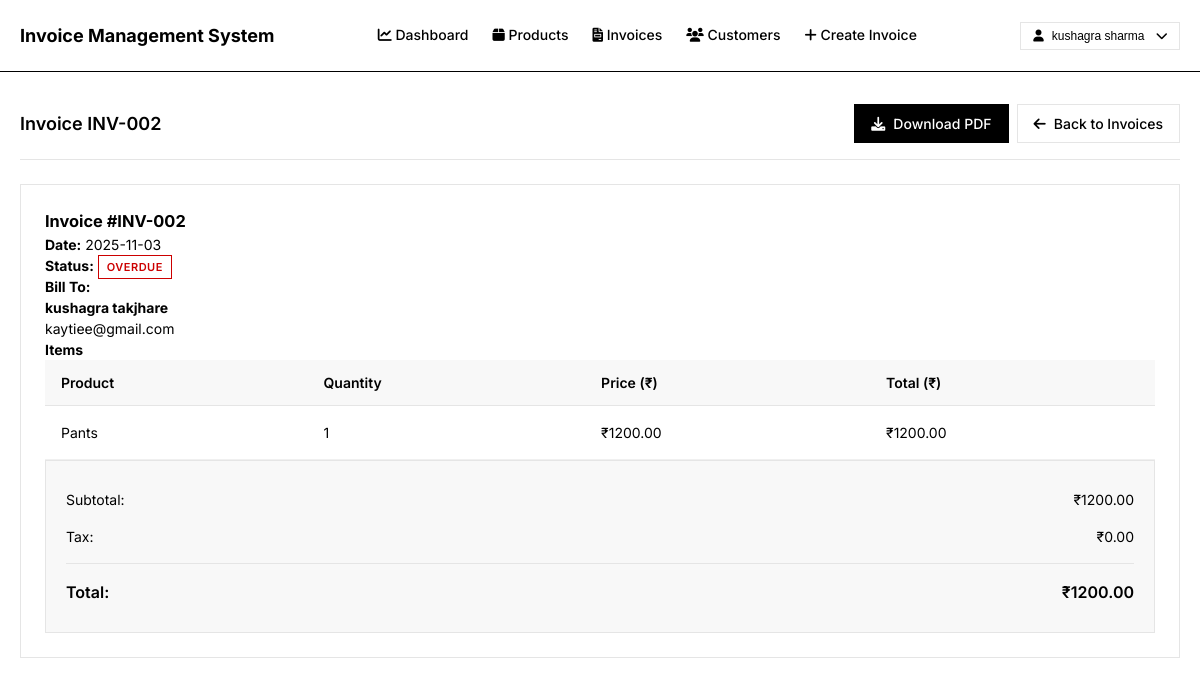
Screenshot of /invoice/INV-002 (signed in) with the database file from the repository.
### models.py (models this page shows, shortened)
class Invoice(db.Model):
    __tablename__ = 'invoices'
    invoice_no = db.Column(db.String(20), primary_key=True)  # INVOICE_NO
    invoice_datetime = db.Column(db.DateTime, nullable=False, default=datetime.utcnow)  # INVOICE_DATETIME
    status = db.Column(db.String(20), nullable=False, default='pending')  # STATUS
    tax = db.Column(db.Numeric(10, 2), nullable=False, default=0)  # TAX
    amount = db.Column(db.Numeric(10, 2), nullable=False)  # AMOUNT
    s_id = db.Column(db.String(10), db.ForeignKey('sellers.s_id'), nullable=False)  # S_ID (FK)
    c_id = db.Column(db.String(10), db.ForeignKey('customers.c_id'), nullable=False)  # C_ID (FK)
    invoice_items = db.relationship('InvoiceItem', backref='invoice', lazy=True, cascade='all, delete-orphan')
    @property
    def id(self):
        return self.invoice_no
    @property
    def date(self):
        return self.invoice_datetime.strftime('%Y-%m-%d')
    @property
    def customer_name(self):
        return self.customer.c_name
    @property
    def customer_email(self):
        return self.customer.c_email

class Customer(db.Model):
    __tablename__ = 'customers'
    c_id = db.Column(db.String(10), primary_key=True)    # C_ID
    c_name = db.Column(db.String(100), nullable=False)  # C_NAME
    c_email = db.Column(db.String(100), nullable=False, unique=True)  # C_EMAIL
    c_phone_no = db.Column(db.String(20), nullable=False)  # C_PHONE_NO
    c_address = db.Column(db.Text, nullable=False)       # C_ADDRESS
    password = db.Column(db.String(255), nullable=True, default='')  # PASSWORD (optional for customers)
    invoices = db.relationship('Invoice', backref='customer', lazy=True)

class InvoiceItem(db.Model):
    __tablename__ = 'invoice_items'
    item_id = db.Column(db.Integer, primary_key=True, autoincrement=True)  # ITEM_ID
    invoice_no = db.Column(db.String(20), db.ForeignKey('invoices.invoice_no'), nullable=False)  # INVOICE_NO (FK)
    p_id = db.Column(db.String(10), db.ForeignKey('products.p_id'), nullable=False)  # P_ID (FK)
    item_quantity = db.Column(db.Integer, nullable=False)  # ITEM_QUANTITY
    discount = db.Column(db.Numeric(10, 2), nullable=False, default=0)  # DISCOUNT
    @property
    def product_name(self):
        return self.product.p_name
    @property
    def price(self):
        return self.product.p_price
    @property
    def total(self):
        return (self.product.p_price * self.item_quantity) - self.discount

class Product(db.Model):
    __tablename__ = 'products'
    p_id = db.Column(db.String(10), primary_key=True)    # P_ID
    p_name = db.Column(db.String(100), nullable=False)  # P_NAME
    p_price = db.Column(db.Numeric(10, 2), nullable=False)  # P_PRICE
    p_description = db.Column(db.Text, nullable=True)    # P_DESCRIPTION
    p_stock = db.Column(db.Integer, nullable=False, default=0)  # P_STOCK
    s_id = db.Column(db.String(10), db.ForeignKey('sellers.s_id'), nullable=False)  # S_ID (FK)
    invoice_items = db.relationship('InvoiceItem', backref='product', lazy=True)

### app.py (the view)
@app.route('/invoice/<invoice_id>')
@login_required
@role_required('seller')
def view_invoice(invoice_id):
    invoice = Invoice.query.get(invoice_id)
    if not invoice:
        flash('Invoice not found', 'error')
        return redirect(url_for('seller_dashboard'))
    if invoice.s_id != session['user_id']:
        flash('Access denied', 'error')
        return redirect(url_for('seller_dashboard'))
    return render_template('invoice/view.html', invoice=invoice)

### app.py (called while the page is built)
def login_required(f):
    from functools import wraps
    @wraps(f)
    def decorated_function(*args, **kwargs):
        if 'user_id' not in session:
            return redirect(url_for('login'))
        return f(*args, **kwargs)
    return decorated_function

def role_required(role):
    def decorator(f):
        from functools import wraps
        @wraps(f)
        def decorated_function(*args, **kwargs):
            if 'user_role' not in session or session['user_role'] != role:
                flash('Access denied. Insufficient permissions.', 'error')
                return redirect(url_for('login'))
            return f(*args, **kwargs)
        return decorated_function
    return decorator

### templates/invoice/view.html (shortened to what this page needs)
{% extends "base.html" %}
{% block content %}
<div class="dashboard">
    <div class="section-header">
        <h2 class="section-title">Invoice {{ invoice.id }}</h2>
        <div class="action-buttons">
            <a href="{{ url_for('download_invoice', invoice_id=invoice.id) }}" class="btn btn-primary">
                <i class="fas fa-download"></i>
                Download PDF
            </a>
            {% if session.user_role == 'seller' %}
            <a href="{{ url_for('seller_invoices') }}" class="btn btn-outline">
                <i class="fas fa-arrow-left"></i>
                Back to Invoices
            </a>
            {% else %}
            <a href="{{ url_for('customer_dashboard') }}" class="btn btn-outline">
                <i class="fas fa-arrow-left"></i>
                Back to Dashboard
            </a>
            {% endif %}
        </div>
    </div>
    <div class="card">
        <div class="invoice-details">
            <div class="invoice-header">
                <div class="invoice-info">
                    <h3>Invoice #{{ invoice.id }}</h3>
                    <p><strong>Date:</strong> {{ invoice.date }}</p>
                    <p><strong>Status:</strong>
                        <span class="status-badge status-{{ invoice.status }}">
                            {{ invoice.status.title() }}
                        </span>
                    </p>
                </div>
                <div class="customer-details">
                    <h4>Bill To:</h4>
                    <p><strong>{{ invoice.customer_name }}</strong></p>
                    <p>{{ invoice.customer_email }}</p>
                </div>
            </div>
            <div class="invoice-items">
                <h4>Items</h4>
                <table class="table">
                    <thead>
                        <tr>
                            <th>Product</th>
                            <th>Quantity</th>
                            <th>Price (₹)</th>
                            <th>Total (₹)</th>
                        </tr>
                    </thead>
                    <tbody>
                        {% for item in invoice.invoice_items %}
                        <tr>
                            <td>{{ item.product_name }}</td>
                            <td>{{ item.item_quantity }}</td>
                            <td>₹{{ "%.2f"|format(item.price) }}</td>
                            <td>₹{{ "%.2f"|format(item.total) }}</td>
                        </tr>
                        {% endfor %}
                    </tbody>
                </table>
            </div>
            <div class="invoice-summary">
                <div class="summary-row">
                    <span>Subtotal:</span>
                    <span>₹{{ "%.2f"|format(invoice.amount - invoice.tax) }}</span>
                </div>
                <div class="summary-row">
                    <span>Tax:</span
                    ><span>₹{{ "%.2f"|format(invoice.tax) }}</span>
                </div>
                <div class="summary-row total">
                    <span>Total:</span>
                    <span>₹{{ "%.2f"|format(invoice.amount) }}</span>
                </div>
            </div>
        </div>
    </div>
</div>
{% endblock %}

### templates/base.html (shortened to what this page needs)
<!DOCTYPE html>
<html lang="en">
<head>
    <link rel="stylesheet" href="{{ url_for('static', filename='css/style.css') }}">
    <link href="https://cdnjs.cloudflare.com/ajax/libs/font-awesome/6.0.0/css/all.min.css" rel="stylesheet">
</head>
<body>
    {% if session.user_id %}
    <header class="header">
        <div class="container">
            <div class="header-content">
                <div class="header-left">
                    <a href="{{ url_for('seller_dashboard') }}" class="logo"> Invoice Management System</a>
                </div>
                <nav class="header-nav">
                    <a href="{{ url_for('seller_dashboard') }}" class="{% if request.endpoint == 'seller_dashboard' %}active{% endif %}"><i class="fas fa-chart-line"></i> Dashboard</a>
                    <a href="{{ url_for('seller_products') }}" class="{% if request.endpoint in ['seller_products', 'add_product', 'edit_product'] %}active{% endif %}"><i class="fas fa-box"></i> Products</a>
                    <a href="{{ url_for('seller_invoices') }}" class="{% if request.endpoint in ['seller_invoices', 'create_invoice', 'edit_invoice'] %}active{% endif %}"><i class="fas fa-file-invoice"></i> Invoices</a>
                    <a href="{{ url_for('seller_customers') }}" class="{% if request.endpoint in ['seller_customers', 'view_customer_invoices'] %}active{% endif %}"><i class="fas fa-users"></i> Customers</a>
                    <a href="{{ url_for('create_invoice') }}" class="{% if request.endpoint in ['create_invoice'] %}active{% endif %}"><i class="fas fa-plus"></i> Create Invoice</a>
                </nav>
                <div class="user-menu" id="userMenu">
                    <button type="button" class="btn btn-outline btn-sm user-toggle" id="userToggle">
                        <i class="fas fa-user"></i>
                        {{ session.user_name }}
                        <i class="fas fa-chevron-down" style="margin-left: 4px;"></i>
                    </button>
                </div>
            </div>
        </div>
    </header>
    <main class="main-content">
        <div class="container">
    {% else %}
    <main class="auth-main">
    {% endif %}
        {% block content %}{% endblock %}
    {% if session.user_id %}
        </div>
    {% endif %}
    </main>
</body>
</html>

### static/css/style.css (style rules this page uses)
* { margin: 0; padding: 0; box-sizing: border-box; }
body { font-family: 'Inter', -apple-system, BlinkMacSystemFont, 'Segoe UI', sans-serif; background-color: #ffffff; color: #000000; line-height: 1.5; font-size: 14px; }
.container { max-width: 1200px; margin: 0 auto; padding: 0 20px; }
.header { background-color: #ffffff; border-bottom: 1px solid #000000; padding: 16px 0; position: sticky; top: 0; z-index: 100; }
.header-content { display: flex; justify-content: space-between; align-items: center; }
.logo { font-size: 18px; font-weight: 700; color: #000000; text-decoration: none; }
.header-nav { display: flex; align-items: center; gap: 24px; }
.header-nav a { color: #000000; text-decoration: none; font-weight: 500; padding: 8px 0; border-bottom: 2px solid transparent; transition: border-color 0.2s; }
.user-menu { display: flex; align-items: center; gap: 16px; }
.user-menu { position: relative; }
.user-toggle { display: inline-flex; align-items: center; }
.main-content { padding: 32px 0; min-height: calc(100vh - 80px); }
.dashboard { max-width: 100%; }
.section-header { display: flex; justify-content: space-between; align-items: center; margin-bottom: 24px; padding-bottom: 16px; border-bottom: 1px solid #e5e5e5; }
.section-title { font-size: 18px; font-weight: 600; color: #000000; }
.card { background-color: #ffffff; border: 1px solid #e5e5e5; border-radius: 0; padding: 24px; margin-bottom: 24px; }
.table { width: 100%; border-collapse: collapse; font-size: 14px; }
.table th { background-color: #f8f8f8; padding: 12px 16px; text-align: left; font-weight: 600; color: #000000; border-bottom: 1px solid #e5e5e5; }
.table td { padding: 16px; border-bottom: 1px solid #f0f0f0; vertical-align: middle; }
.btn { display: inline-flex; align-items: center; gap: 8px; padding: 8px 16px; border: 1px solid #000000; background-color: #ffffff; color: #000000; text-decoration: none; font-size: 14px; font-weight: 500; cursor: pointer; transition: all 0.2s; border-radius: 0; }
.btn-primary { background-color: #000000; color: #ffffff; }
.btn-outline { background-color: #ffffff; color: #000000; border-color: #e5e5e5; }
.btn-sm { padding: 6px 12px; font-size: 12px; }
.status-badge { padding: 4px 8px; font-size: 11px; font-weight: 600; text-transform: uppercase; letter-spacing: 0.5px; border-radius: 0; }
.status-overdue { background-color: #ffffff; color: #cc0000; border: 1px solid #cc0000; }
.action-buttons { display: flex; gap: 8px; }
.btn.btn-sm { min-width: 32px; }
.invoice-summary { background-color: #f8f8f8; padding: 20px; border: 1px solid #e5e5e5; }
.summary-row { display: flex; justify-content: space-between; align-items: center; padding: 8px 0; font-size: 14px; }
.summary-row.total { font-weight: 600; font-size: 16px; border-top: 1px solid #e5e5e5; margin-top: 8px; padding-top: 16px; }

### rows the page displays
Invoice: id "INV-002", date "2025-11-03", status "OVERDUE", invoice.amount-invoice.tax "1200.00", tax "0.00", amount "1200.00"
Customer: customer_name "kushagra takjhare", customer_email "kaytiee@gmail.com"
InvoiceItem: product_name "Pants", item_quantity "1"
Product: price "1200.00", total "1200.00"

### other values shown
{{ session.user_name }} "kushagra sharma"
